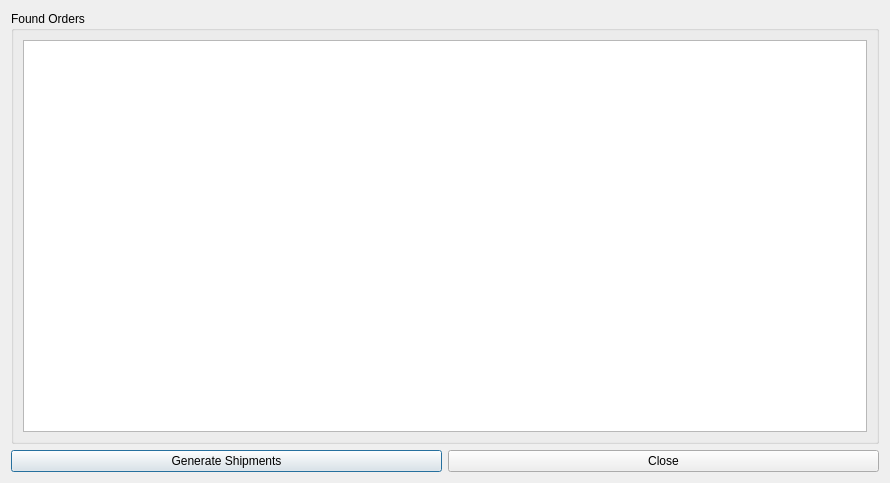
<?xml version="1.0" encoding="UTF-8"?>
<ui version="4.0">
 <class>DlgOrders</class>
 <widget class="QDialog" name="DlgOrders">
  <property name="geometry">
   <rect>
    <x>0</x>
    <y>0</y>
    <width>890</width>
    <height>483</height>
   </rect>
  </property>
  <property name="windowTitle">
   <string>Dialog</string>
  </property>
  <layout class="QGridLayout" name="gridLayout_3">
   <item row="0" column="0">
    <layout class="QGridLayout" name="gridLayout_2">
     <item row="0" column="0">
      <widget class="QGroupBox" name="groupBox">
       <property name="title">
        <string>Found Orders</string>
       </property>
       <layout class="QGridLayout" name="gridLayout">
        <item row="0" column="0">
         <widget class="QTableView" name="tblOrders"/>
        </item>
       </layout>
      </widget>
     </item>
     <item row="1" column="0">
      <layout class="QHBoxLayout" name="horizontalLayout">
       <item>
        <widget class="QPushButton" name="btnGenerate">
         <property name="text">
          <string>Generate Shipments</string>
         </property>
        </widget>
       </item>
       <item>
        <widget class="QPushButton" name="btnClose">
         <property name="text">
          <string>Close</string>
         </property>
        </widget>
       </item>
      </layout>
     </item>
    </layout>
   </item>
  </layout>
 </widget>
 <resources/>
 <connections/>
</ui>
